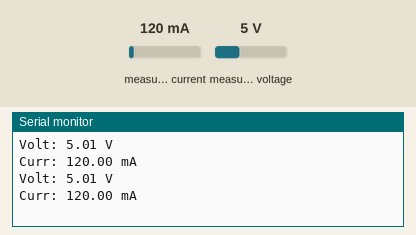
This sketch was run on a simulated Arduino Nano, built with avr-gcc and run on an emulated ATmega328P. On the bench: the last lines printed to the serial monitor. Inputs (shaded band) come from the test bench; at power-on: measured current 120 mA, measured voltage 5 V. Storage starts empty.

Above: at 1.2 s.
1.3 s: measured current set to 40 mA
At 2.6 s:
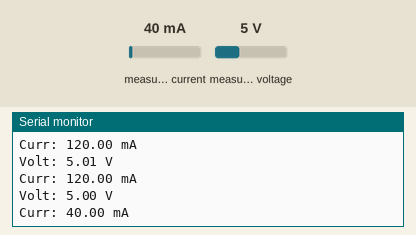
2.8 s: measured voltage set to 0.3 V
At 3.9 s:
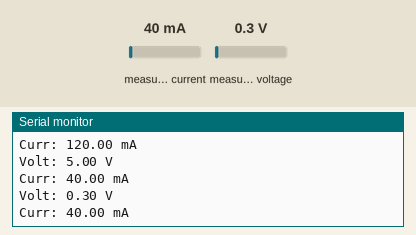
4.3 s: measured current set to 500 mA
At 4.7 s:
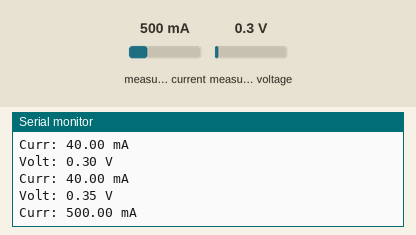
Timing chart, 0 to 7.3 s (numbered marks = the images above; inputs shaded):
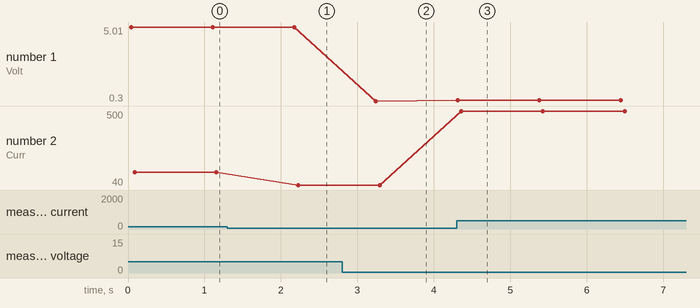

Measured:
- after the input at 1.3 s, the serial monitor: prints a new line after 0.88 s (image 1)
- after the input at 2.8 s, the serial monitor: prints a new line after 0.44 s (image 2)
- after the input at 4.3 s, the serial monitor: prints a new line at once (image 3)
- plotted number 1: 5.01 → 5 after the input at 1.3 s, 5 → 0.3 after the input at 2.8 s, 0.3 → 0.35 after the input at 4.3 s
- plotted number 2: 120 → 40 after the input at 1.3 s, 40 → 500 after the input at 4.3 s

The sketch:

solar_rheostat.ino
```cpp
/***************************************************************************
* Arduino Solar Panel Characterization Datalogger
*  -- with INA226 + SD module + BLE Nano + Rheostat (Potentiometer)
*  --       + LiPo battery
*
*
*  by Josh Hrisko | Maker Portal LLC (c) 2021
*
*
***************************************************************************/
#include <Wire.h>
#include <INA226_WE.h>
#include <SPI.h>
#include <SD.h>

#define I2C_ADDRESS 0x40 // INA226 I2C address

const int chipSelect = 4; // chip select for SD module

String filename = "SolarLog.csv"; // filename for saving to SD card

INA226_WE ina226(I2C_ADDRESS); // INA226 handler

void setup() {
  Serial.begin(9600); // start serial monitor for debugging
  Wire.begin(); // start I2C comm.
  ina226.init(); // initialize INA226

  if (!SD.begin(chipSelect)) { // verify SD card and module are working
    Serial.println("SD Card not found");
    while (1);
  }

  if (SD.exists(filename)) {
    SD.remove(filename); // delete file if it already exists
  }

  data_saver("Time [ms],Voltage [V], Current [mA]"); // save data header

  ina226.waitUntilConversionCompleted(); // allow INA226 to settle
}

void loop() {
  // preallocate INA226 variables
  float shuntVoltage_mV = 0.0; float loadVoltage_V = 0.0;
  float busVoltage_V = 0.0; float current_mA = 0.0;
  float power_mW = 0.0;

  String data_to_save = ""; // data string for saving

  // Grabbing voltage/current from INA226:
  ina226.readAndClearFlags();
  shuntVoltage_mV = ina226.getShuntVoltage_mV();
  busVoltage_V = ina226.getBusVoltage_V();
  current_mA = ina226.getCurrent_mA(); // current data
  loadVoltage_V  = busVoltage_V + (shuntVoltage_mV/1000); // total load voltage

  // print voltage/current for debugging with BLExAR app or serial monitor
  Serial.print("Volt: "); Serial.print(loadVoltage_V); Serial.println(" V");
  delay(50);
  Serial.print("Curr: "); Serial.print(current_mA); Serial.println(" mA");

  data_to_save += String(millis())+","; // add millisecond timestamp
  data_to_save += String(loadVoltage_V,2)+","; // add voltage data in [V]
  data_to_save += String(current_mA,2); // add current data in [mA]

  data_saver(data_to_save); // save new data points

  delay(1000); // delay between saves/printouts
}

void data_saver(String WriteData){ // data saver function
  File dataFile = SD.open(filename, FILE_WRITE); // open/create file

  if (dataFile) {
    dataFile.println(WriteData); // write data to file
    dataFile.close(); // close file before continuing
  } else {
    delay(50); // prevents cluttering
    Serial.println("SD Error"); // print error if SD card issue
  }

}
```
